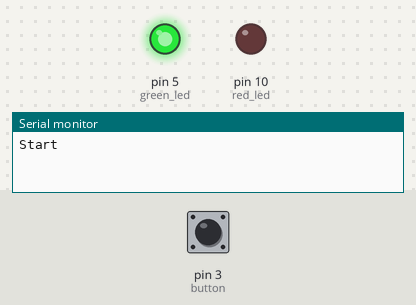
Bench run of a sketch on a simulated Arduino Uno, built with avr-gcc and run on an emulated ATmega328P. Parts: output pins drawn as LEDs (lit = HIGH), the last lines printed to the serial monitor. Inputs (shaded band) come from the test bench; at power-on: pin 3 (button) LOW. Random numbers use the default seed unless the sketch sets one.

Above: at 1.2 s.
1.3 s: pin 3 (button) pulled HIGH for 0.15 s
At 2.7 s:
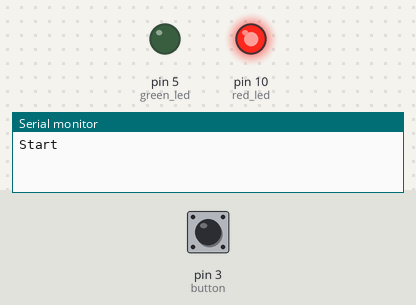
3.7 s: pin 3 (button) pulled HIGH for 1 s
At 4.5 s:
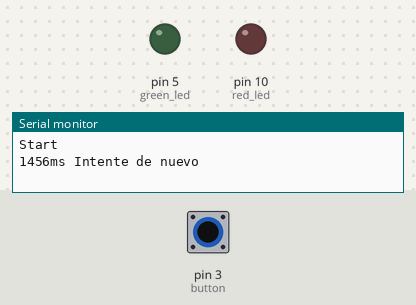
6.2 s: pin 3 (button) pulled HIGH for 3.2 s
At 11.8 s:
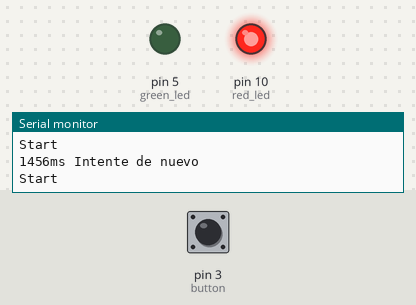
Timing chart, 0 to 13.3 s (numbered marks = the images above; inputs shaded):
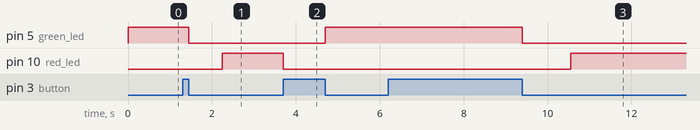

The sketch:

p1_reflexes.ino
```cpp
const int button = 3;
const int red_led = 10;
const int green_led = 5;

const unsigned int debounce_time = 60;
unsigned int last_bounce = millis();

const String bad = "ms Intente de nuevo";
const String good = "ms BIEN! Buenos reflejos";
const String excelent = "ms ENHORABUENA! Excelentes reflejos";
const String too_fast = "NO SE PRECIPITE. Intente de nuevo";

void setup() {
    randomSeed(analogRead(0));
    Serial.begin(115200);
    pinMode(button, INPUT);
    pinMode(red_led, OUTPUT);
    pinMode(green_led, OUTPUT);
}

void pressedButton() {
    while (true) {
        if (digitalRead(button)) {
            unsigned int since_bounce = millis() - last_bounce;
            if (since_bounce < debounce_time) {
                delay(debounce_time - since_bounce);
            } else {
                break;
            }
        }
    }
    last_bounce = millis();
}

boolean isPressed() {
    if (millis() - last_bounce > debounce_time) {
        if (digitalRead(button)) {
            return true;
        }
    }
    return false;
}

void unpressedButton() {
    while (true) {
        if (!digitalRead(button)) {
            unsigned int since_bounce = millis() - last_bounce;
            if (since_bounce < debounce_time) {
                delay(debounce_time - since_bounce);
            } else {
                break;
            }
        }
    }
    last_bounce = millis();
}

void loop() {
    Serial.println("Start");
    digitalWrite(green_led, HIGH);
    digitalWrite(red_led, LOW);
    pressedButton();
    unpressedButton();
    int counter = random(400, 1200);
    digitalWrite(green_led, LOW);
    boolean fail = false;
    while (counter != 0 && !fail) {
        delay(1);
        if (isPressed()) {
            Serial.println();
            fail = true;
        }
        counter--;
    }
    if (!fail) {
        digitalWrite(red_led, HIGH);
        unsigned int time = millis();
        pressedButton();
        digitalWrite(red_led, LOW);
        int total = millis() - time;
        if (total < 100) {
            Serial.println(total + excelent);
        } else if (total < 200) {
            Serial.println(total + good);
        } else {
            Serial.println(total + bad);
        }
    }
    unpressedButton();
}
```

Measured:
- after the input at 1.3 s, pin 5 (green_led): HIGH → LOW after 0.15 s; pin 10 (red_led): LOW → HIGH after 0.94 s
- after the input at 3.7 s, pin 5 (green_led): LOW → HIGH after 1.0 s; pin 10 (red_led): HIGH → LOW at once
- after the input at 6.2 s, pin 5 (green_led): HIGH → LOW after 3.2 s; pin 10 (red_led): LOW → HIGH after 4.4 s
